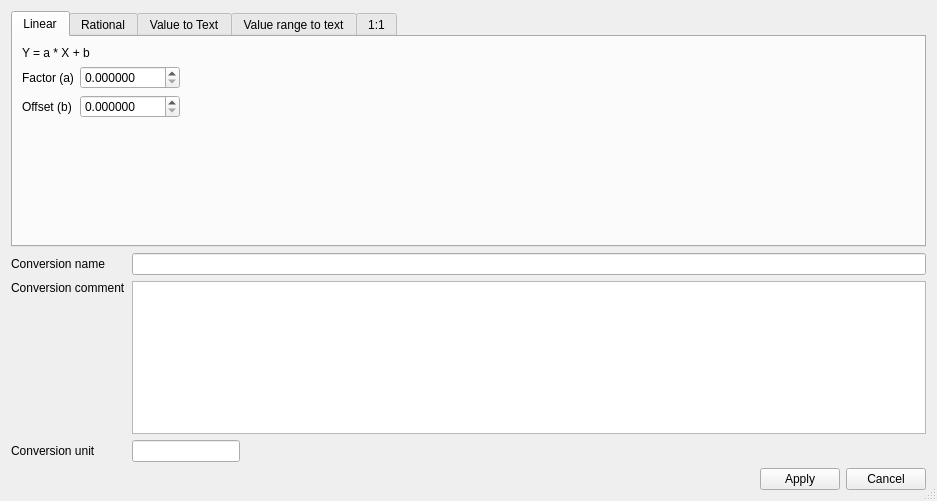
<?xml version="1.0" encoding="UTF-8"?>
<ui version="4.0">
 <class>ConversionDialog</class>
 <widget class="QDialog" name="ConversionDialog">
  <property name="geometry">
   <rect>
    <x>0</x>
    <y>0</y>
    <width>937</width>
    <height>501</height>
   </rect>
  </property>
  <property name="maximumSize">
   <size>
    <width>16777215</width>
    <height>16777215</height>
   </size>
  </property>
  <property name="windowTitle">
   <string>Define new channel</string>
  </property>
  <property name="windowIcon">
   <iconset resource="resource.qrc">
    <normaloff>:/plus.png</normaloff>:/plus.png</iconset>
  </property>
  <property name="sizeGripEnabled">
   <bool>true</bool>
  </property>
  <layout class="QGridLayout" name="gridLayout" rowstretch="1,0,0,0,0,0" columnstretch="0,0,1,0,0">
   <item row="1" column="0">
    <widget class="QLabel" name="label_7">
     <property name="text">
      <string>Conversion name</string>
     </property>
    </widget>
   </item>
   <item row="3" column="1" colspan="4">
    <widget class="QPlainTextEdit" name="comment"/>
   </item>
   <item row="3" column="0">
    <widget class="QLabel" name="label_8">
     <property name="text">
      <string>Conversion comment</string>
     </property>
     <property name="alignment">
      <set>Qt::AlignLeading|Qt::AlignLeft|Qt::AlignTop</set>
     </property>
    </widget>
   </item>
   <item row="0" column="0" colspan="5">
    <widget class="QTabWidget" name="tabs">
     <property name="currentIndex">
      <number>0</number>
     </property>
     <widget class="QWidget" name="tab">
      <attribute name="title">
       <string>Linear</string>
      </attribute>
      <layout class="QGridLayout" name="gridLayout_5" columnstretch="0,0,0">
       <item row="2" column="0">
        <widget class="QLabel" name="label_10">
         <property name="text">
          <string>Offset (b)</string>
         </property>
        </widget>
       </item>
       <item row="2" column="1">
        <widget class="QDoubleSpinBox" name="b">
         <property name="decimals">
          <number>6</number>
         </property>
        </widget>
       </item>
       <item row="0" column="0" colspan="2">
        <widget class="QLabel" name="label_11">
         <property name="text">
          <string>Y = a * X + b</string>
         </property>
        </widget>
       </item>
       <item row="1" column="0">
        <widget class="QLabel" name="label_9">
         <property name="text">
          <string>Factor (a)</string>
         </property>
        </widget>
       </item>
       <item row="1" column="2">
        <spacer name="horizontalSpacer">
         <property name="orientation">
          <enum>Qt::Horizontal</enum>
         </property>
         <property name="sizeHint" stdset="0">
          <size>
           <width>40</width>
           <height>20</height>
          </size>
         </property>
        </spacer>
       </item>
       <item row="1" column="1">
        <widget class="QDoubleSpinBox" name="a">
         <property name="minimumSize">
          <size>
           <width>100</width>
           <height>0</height>
          </size>
         </property>
         <property name="decimals">
          <number>6</number>
         </property>
        </widget>
       </item>
       <item row="3" column="0">
        <spacer name="verticalSpacer">
         <property name="orientation">
          <enum>Qt::Vertical</enum>
         </property>
         <property name="sizeHint" stdset="0">
          <size>
           <width>20</width>
           <height>40</height>
          </size>
         </property>
        </spacer>
       </item>
      </layout>
     </widget>
     <widget class="QWidget" name="tab_2">
      <attribute name="title">
       <string>Rational</string>
      </attribute>
      <layout class="QGridLayout" name="gridLayout_6" columnstretch="0,0,0">
       <item row="1" column="0">
        <widget class="QLabel" name="label_3">
         <property name="text">
          <string>P1</string>
         </property>
        </widget>
       </item>
       <item row="7" column="0">
        <spacer name="verticalSpacer_2">
         <property name="orientation">
          <enum>Qt::Vertical</enum>
         </property>
         <property name="sizeHint" stdset="0">
          <size>
           <width>20</width>
           <height>40</height>
          </size>
         </property>
        </spacer>
       </item>
       <item row="3" column="1">
        <widget class="QDoubleSpinBox" name="p3">
         <property name="decimals">
          <number>6</number>
         </property>
        </widget>
       </item>
       <item row="1" column="1">
        <widget class="QDoubleSpinBox" name="p1">
         <property name="minimumSize">
          <size>
           <width>100</width>
           <height>0</height>
          </size>
         </property>
         <property name="decimals">
          <number>6</number>
         </property>
        </widget>
       </item>
       <item row="2" column="1">
        <widget class="QDoubleSpinBox" name="p2">
         <property name="decimals">
          <number>6</number>
         </property>
        </widget>
       </item>
       <item row="2" column="0">
        <widget class="QLabel" name="label_4">
         <property name="text">
          <string>P2</string>
         </property>
        </widget>
       </item>
       <item row="6" column="0">
        <widget class="QLabel" name="label_15">
         <property name="text">
          <string>P6</string>
         </property>
        </widget>
       </item>
       <item row="4" column="0">
        <widget class="QLabel" name="label_13">
         <property name="text">
          <string>P4</string>
         </property>
        </widget>
       </item>
       <item row="6" column="1">
        <widget class="QDoubleSpinBox" name="p6">
         <property name="decimals">
          <number>6</number>
         </property>
        </widget>
       </item>
       <item row="5" column="1">
        <widget class="QDoubleSpinBox" name="p5">
         <property name="decimals">
          <number>6</number>
         </property>
        </widget>
       </item>
       <item row="3" column="0">
        <widget class="QLabel" name="label_5">
         <property name="text">
          <string>P3</string>
         </property>
        </widget>
       </item>
       <item row="4" column="1">
        <widget class="QDoubleSpinBox" name="p4">
         <property name="decimals">
          <number>6</number>
         </property>
        </widget>
       </item>
       <item row="5" column="0">
        <widget class="QLabel" name="label_14">
         <property name="text">
          <string>P5</string>
         </property>
        </widget>
       </item>
       <item row="1" column="2">
        <spacer name="horizontalSpacer_2">
         <property name="orientation">
          <enum>Qt::Horizontal</enum>
         </property>
         <property name="sizeHint" stdset="0">
          <size>
           <width>40</width>
           <height>20</height>
          </size>
         </property>
        </spacer>
       </item>
       <item row="0" column="0" colspan="3">
        <widget class="QLabel" name="label_2">
         <property name="text">
          <string>Y = (P1 * X^2 + P2 * X +P3) / (P4 * X^2 + P5 * X + P6)</string>
         </property>
        </widget>
       </item>
      </layout>
     </widget>
     <widget class="QWidget" name="tab_3">
      <attribute name="title">
       <string>Value to Text</string>
      </attribute>
      <layout class="QGridLayout" name="gridLayout_2" columnstretch="0,0,0">
       <item row="1" column="2">
        <widget class="QPushButton" name="insert_btn">
         <property name="text">
          <string>Insert</string>
         </property>
        </widget>
       </item>
       <item row="5" column="0">
        <widget class="QLabel" name="label_16">
         <property name="text">
          <string>Default</string>
         </property>
        </widget>
       </item>
       <item row="2" column="2">
        <spacer name="verticalSpacer_3">
         <property name="orientation">
          <enum>Qt::Vertical</enum>
         </property>
         <property name="sizeHint" stdset="0">
          <size>
           <width>20</width>
           <height>40</height>
          </size>
         </property>
        </spacer>
       </item>
       <item row="5" column="1">
        <widget class="QLineEdit" name="vtt_default"/>
       </item>
       <item row="1" column="0" rowspan="4" colspan="2">
        <widget class="MinimalListWidget" name="vtt_list"/>
       </item>
       <item row="0" column="0" colspan="2">
        <widget class="QLabel" name="label">
         <property name="text">
          <string>X -&gt; Y (str) </string>
         </property>
        </widget>
       </item>
       <item row="4" column="2">
        <widget class="QPushButton" name="reset_btn">
         <property name="text">
          <string>Reset</string>
         </property>
        </widget>
       </item>
      </layout>
     </widget>
     <widget class="QWidget" name="tab_4">
      <attribute name="title">
       <string>Value range to text</string>
      </attribute>
      <layout class="QGridLayout" name="gridLayout_3">
       <item row="2" column="2">
        <spacer name="verticalSpacer_4">
         <property name="orientation">
          <enum>Qt::Vertical</enum>
         </property>
         <property name="sizeHint" stdset="0">
          <size>
           <width>20</width>
           <height>78</height>
          </size>
         </property>
        </spacer>
       </item>
       <item row="1" column="2">
        <widget class="QPushButton" name="insert_vrtt_btn">
         <property name="text">
          <string>Insert</string>
         </property>
        </widget>
       </item>
       <item row="3" column="2">
        <widget class="QPushButton" name="reset_vrtt_btn">
         <property name="text">
          <string>Reset</string>
         </property>
        </widget>
       </item>
       <item row="4" column="0">
        <widget class="QLabel" name="label_17">
         <property name="text">
          <string>Default</string>
         </property>
        </widget>
       </item>
       <item row="4" column="1">
        <widget class="QLineEdit" name="vrtt_default"/>
       </item>
       <item row="1" column="0" rowspan="3" colspan="2">
        <widget class="MinimalListWidget" name="vrtt_list"/>
       </item>
       <item row="0" column="0" colspan="2">
        <widget class="QLabel" name="label_12">
         <property name="text">
          <string>[ .. X .. )  -&gt; Y (str) </string>
         </property>
        </widget>
       </item>
      </layout>
     </widget>
     <widget class="QWidget" name="tab_5">
      <attribute name="title">
       <string>1:1</string>
      </attribute>
      <layout class="QVBoxLayout" name="verticalLayout">
       <item>
        <widget class="QLabel" name="label_18">
         <property name="text">
          <string>X -&gt; X</string>
         </property>
        </widget>
       </item>
       <item>
        <spacer name="verticalSpacer_5">
         <property name="orientation">
          <enum>Qt::Vertical</enum>
         </property>
         <property name="sizeHint" stdset="0">
          <size>
           <width>20</width>
           <height>166</height>
          </size>
         </property>
        </spacer>
       </item>
      </layout>
     </widget>
    </widget>
   </item>
   <item row="5" column="2">
    <spacer name="horizontalSpacer_4">
     <property name="orientation">
      <enum>Qt::Horizontal</enum>
     </property>
     <property name="sizeHint" stdset="0">
      <size>
       <width>40</width>
       <height>20</height>
      </size>
     </property>
    </spacer>
   </item>
   <item row="5" column="4">
    <widget class="QPushButton" name="cancel_btn">
     <property name="text">
      <string>Cancel</string>
     </property>
    </widget>
   </item>
   <item row="4" column="0">
    <widget class="QLabel" name="label_6">
     <property name="text">
      <string>Conversion unit</string>
     </property>
    </widget>
   </item>
   <item row="1" column="1" colspan="4">
    <widget class="QLineEdit" name="name">
     <property name="inputMask">
      <string/>
     </property>
     <property name="text">
      <string/>
     </property>
     <property name="placeholderText">
      <string/>
     </property>
    </widget>
   </item>
   <item row="5" column="1">
    <spacer name="horizontalSpacer_3">
     <property name="orientation">
      <enum>Qt::Horizontal</enum>
     </property>
     <property name="sizeHint" stdset="0">
      <size>
       <width>40</width>
       <height>20</height>
      </size>
     </property>
    </spacer>
   </item>
   <item row="5" column="3">
    <widget class="QPushButton" name="apply_btn">
     <property name="text">
      <string>Apply</string>
     </property>
    </widget>
   </item>
   <item row="4" column="1">
    <widget class="QLineEdit" name="unit">
     <property name="placeholderText">
      <string/>
     </property>
    </widget>
   </item>
  </layout>
 </widget>
 <customwidgets>
  <customwidget>
   <class>MinimalListWidget</class>
   <extends>QListWidget</extends>
   <header>asammdf/gui/widgets/list.h</header>
  </customwidget>
 </customwidgets>
 <tabstops>
  <tabstop>tabs</tabstop>
  <tabstop>name</tabstop>
  <tabstop>comment</tabstop>
  <tabstop>unit</tabstop>
  <tabstop>cancel_btn</tabstop>
  <tabstop>apply_btn</tabstop>
  <tabstop>a</tabstop>
  <tabstop>b</tabstop>
  <tabstop>p1</tabstop>
  <tabstop>p2</tabstop>
  <tabstop>p3</tabstop>
  <tabstop>p4</tabstop>
  <tabstop>p5</tabstop>
  <tabstop>p6</tabstop>
  <tabstop>vtt_list</tabstop>
  <tabstop>insert_btn</tabstop>
  <tabstop>reset_btn</tabstop>
  <tabstop>vrtt_list</tabstop>
  <tabstop>insert_vrtt_btn</tabstop>
  <tabstop>reset_vrtt_btn</tabstop>
  <tabstop>vtt_default</tabstop>
  <tabstop>vrtt_default</tabstop>
 </tabstops>
 <resources>
  <include location="resource.qrc"/>
 </resources>
 <connections/>
</ui>
